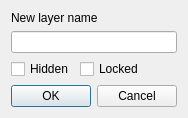
<?xml version="1.0" encoding="UTF-8"?>
<ui version="4.0">
 <class>ToNewLayerBox</class>
 <widget class="QDialog" name="ToNewLayerBox">
  <property name="geometry">
   <rect>
    <x>0</x>
    <y>0</y>
    <width>174</width>
    <height>109</height>
   </rect>
  </property>
  <property name="windowTitle">
   <string>Add to new layer</string>
  </property>
  <property name="windowIcon">
   <iconset resource="../_resources/editor.qrc">
    <normaloff>:/layers.png</normaloff>:/layers.png</iconset>
  </property>
  <layout class="QFormLayout" name="formLayout">
   <property name="sizeConstraint">
    <enum>QLayout::SetMinimumSize</enum>
   </property>
   <item row="0" column="0" colspan="2">
    <widget class="QLabel" name="label">
     <property name="text">
      <string>New layer name</string>
     </property>
    </widget>
   </item>
   <item row="1" column="0" colspan="2">
    <widget class="QLineEdit" name="layerName"/>
   </item>
   <item row="2" column="0">
    <widget class="QCheckBox" name="hide">
     <property name="text">
      <string>Hidden</string>
     </property>
    </widget>
   </item>
   <item row="2" column="1">
    <widget class="QCheckBox" name="Lock">
     <property name="text">
      <string>Locked</string>
     </property>
    </widget>
   </item>
   <item row="3" column="0" colspan="2">
    <widget class="QDialogButtonBox" name="buttonBox">
     <property name="orientation">
      <enum>Qt::Horizontal</enum>
     </property>
     <property name="standardButtons">
      <set>QDialogButtonBox::Cancel|QDialogButtonBox::Ok</set>
     </property>
    </widget>
   </item>
  </layout>
 </widget>
 <resources>
  <include location="../_resources/editor.qrc"/>
 </resources>
 <connections>
  <connection>
   <sender>buttonBox</sender>
   <signal>accepted()</signal>
   <receiver>ToNewLayerBox</receiver>
   <slot>accept()</slot>
   <hints>
    <hint type="sourcelabel">
     <x>248</x>
     <y>254</y>
    </hint>
    <hint type="destinationlabel">
     <x>157</x>
     <y>274</y>
    </hint>
   </hints>
  </connection>
  <connection>
   <sender>buttonBox</sender>
   <signal>rejected()</signal>
   <receiver>ToNewLayerBox</receiver>
   <slot>reject()</slot>
   <hints>
    <hint type="sourcelabel">
     <x>316</x>
     <y>260</y>
    </hint>
    <hint type="destinationlabel">
     <x>286</x>
     <y>274</y>
    </hint>
   </hints>
  </connection>
 </connections>
</ui>
